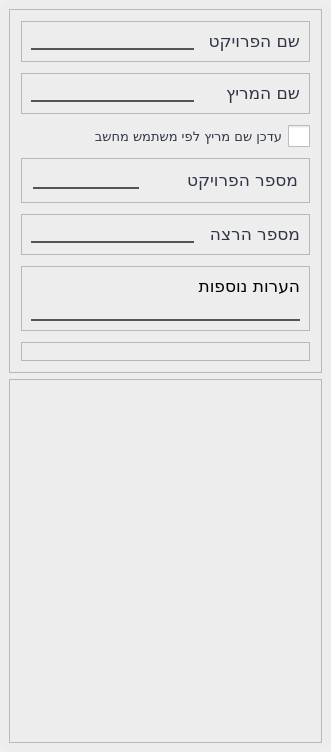
               <widget class="QWidget" name="p_general">
                <property name="geometry">
                 <rect>
                  <x>0</x>
                  <y>0</y>
                  <width>331</width>
                  <height>752</height>
                 </rect>
                </property>
                <property name="styleSheet">
                 <string notr="true">QFrame#p_f_general {
	border-radius: 12px;
	background-color: rgba(237, 237, 237,240);
}

QWidget#p_general{
background-color: rgb(42,48,63);

}</string>
                </property>
                <attribute name="icon">
                 <iconset resource="icons.qrc">
                  <normaloff>:/icons/icons-svg/info_black_24dp (1).svg</normaloff>:/icons/icons-svg/info_black_24dp (1).svg</iconset>
                </attribute>
                <attribute name="label">
                 <string>מידע כללי</string>
                </attribute>
                <layout class="QVBoxLayout" name="verticalLayout_10">
                 <property name="spacing">
                  <number>0</number>
                 </property>
                 <property name="leftMargin">
                  <number>0</number>
                 </property>
                 <property name="topMargin">
                  <number>0</number>
                 </property>
                 <property name="rightMargin">
                  <number>0</number>
                 </property>
                 <property name="bottomMargin">
                  <number>0</number>
                 </property>
                 <item>
                  <widget class="QFrame" name="p_f_general">
                   <property name="styleSheet">
                    <string notr="true"/>
                   </property>
                   <property name="frameShape">
                    <enum>QFrame::StyledPanel</enum>
                   </property>
                   <property name="frameShadow">
                    <enum>QFrame::Raised</enum>
                   </property>
                   <layout class="QVBoxLayout" name="verticalLayout_38">
                    <item>
                     <widget class="QFrame" name="f_general">
                      <property name="maximumSize">
                       <size>
                        <width>16777215</width>
                        <height>500</height>
                       </size>
                      </property>
                      <property name="layoutDirection">
                       <enum>Qt::RightToLeft</enum>
                      </property>
                      <property name="styleSheet">
                       <string notr="true"/>
                      </property>
                      <property name="frameShape">
                       <enum>QFrame::StyledPanel</enum>
                      </property>
                      <property name="frameShadow">
                       <enum>QFrame::Raised</enum>
                      </property>
                      <layout class="QVBoxLayout" name="verticalLayout_11">
                       <property name="spacing">
                        <number>11</number>
                       </property>
                       <property name="leftMargin">
                        <number>11</number>
                       </property>
                       <property name="topMargin">
                        <number>11</number>
                       </property>
                       <property name="rightMargin">
                        <number>11</number>
                       </property>
                       <property name="bottomMargin">
                        <number>11</number>
                       </property>
                       <item>
                        <widget class="QFrame" name="f_pro_name">
                         <property name="frameShape">
                          <enum>QFrame::StyledPanel</enum>
                         </property>
                         <property name="frameShadow">
                          <enum>QFrame::Raised</enum>
                         </property>
                         <layout class="QHBoxLayout" name="horizontalLayout_9">
                          <item>
                           <widget class="QLabel" name="l_pro_name">
                            <property name="sizePolicy">
                             <sizepolicy hsizetype="Fixed" vsizetype="Preferred">
                              <horstretch>0</horstretch>
                              <verstretch>0</verstretch>
                             </sizepolicy>
                            </property>
                            <property name="minimumSize">
                             <size>
                              <width>100</width>
                              <height>0</height>
                             </size>
                            </property>
                            <property name="font">
                             <font>
                              <family>Rubik</family>
                              <pointsize>13</pointsize>
                              <weight>50</weight>
                              <italic>false</italic>
                              <bold>false</bold>
                             </font>
                            </property>
                            <property name="styleSheet">
                             <string notr="true">color: rgb(48, 54, 69);</string>
                            </property>
                            <property name="text">
                             <string>שם הפרויקט</string>
                            </property>
                           </widget>
                          </item>
                          <item>
                           <widget class="QLineEdit" name="txt_pro_name">
                            <property name="sizePolicy">
                             <sizepolicy hsizetype="Expanding" vsizetype="Maximum">
                              <horstretch>0</horstretch>
                              <verstretch>0</verstretch>
                             </sizepolicy>
                            </property>
                            <property name="styleSheet">
                             <string notr="true">
QLineEdit{
  font: 12pt &quot;Rubik&quot;;
  color: rgba(59, 59, 59, 220);
  background-color: rgba(225, 225, 225, 0);
  border: none;
  border-bottom: 2px solid rgba(59, 59, 59, 220);
}


</string>
                            </property>
                            <property name="inputMask">
                             <string/>
                            </property>
                            <property name="text">
                             <string/>
                            </property>
                            <property name="alignment">
                             <set>Qt::AlignRight|Qt::AlignTrailing|Qt::AlignVCenter</set>
                            </property>
                           </widget>
                          </item>
                         </layout>
                        </widget>
                       </item>
                       <item>
                        <widget class="QFrame" name="f_author">
                         <property name="frameShape">
                          <enum>QFrame::StyledPanel</enum>
                         </property>
                         <property name="frameShadow">
                          <enum>QFrame::Raised</enum>
                         </property>
                         <layout class="QHBoxLayout" name="horizontalLayout_13">
                          <item>
                           <widget class="QLabel" name="l_author">
                            <property name="sizePolicy">
                             <sizepolicy hsizetype="Fixed" vsizetype="Preferred">
                              <horstretch>0</horstretch>
                              <verstretch>0</verstretch>
                             </sizepolicy>
                            </property>
                            <property name="minimumSize">
                             <size>
                              <width>100</width>
                              <height>0</height>
                             </size>
                            </property>
                            <property name="font">
                             <font>
                              <family>Rubik</family>
                              <pointsize>13</pointsize>
                              <weight>50</weight>
                              <italic>false</italic>
                              <bold>false</bold>
                             </font>
                            </property>
                            <property name="styleSheet">
                             <string notr="true">color: rgb(48, 54, 69);</string>
                            </property>
                            <property name="text">
                             <string>שם המריץ</string>
                            </property>
                           </widget>
                          </item>
                          <item>
                           <widget class="QLineEdit" name="txt_author">
                            <property name="sizePolicy">
                             <sizepolicy hsizetype="Expanding" vsizetype="Maximum">
                              <horstretch>0</horstretch>
                              <verstretch>0</verstretch>
                             </sizepolicy>
                            </property>
                            <property name="styleSheet">
                             <string notr="true">
QLineEdit{
  font: 12pt &quot;Rubik&quot;;
  color: rgba(59, 59, 59, 220);
  background-color: rgba(225, 225, 225, 0);
  border: none;
  border-bottom: 2px solid rgba(59, 59, 59, 220);
}


</string>
                            </property>
                            <property name="inputMask">
                             <string/>
                            </property>
                            <property name="text">
                             <string/>
                            </property>
                            <property name="alignment">
                             <set>Qt::AlignRight|Qt::AlignTrailing|Qt::AlignVCenter</set>
                            </property>
                           </widget>
                          </item>
                         </layout>
                        </widget>
                       </item>
                       <item>
                        <widget class="QCheckBox" name="check_get_username">
                         <property name="font">
                          <font>
                           <family>Rubik</family>
                           <pointsize>10</pointsize>
                           <weight>50</weight>
                           <italic>false</italic>
                           <bold>false</bold>
                          </font>
                         </property>
                         <property name="styleSheet">
                          <string notr="true">
 QCheckBox{
     font: 10pt &quot;Rubik&quot;;
     color: rgb(48, 54, 69);
}
 QCheckBox::indicator {
     width: 22px;
     height: 22px;
}
 QCheckBox::indicator:checked {
     image: url(:/icons/icons-svg/check_box_checked_2.svg);
}
 QCheckBox::indicator:unchecked {
     image: url(:/icons/icons-svg/check_box_2.svg);
}
 QCheckBox::indicator:checked:hover {
     image: url(:/icons/icons-svg/check_box_checked_2_hover.svg);
}
 QCheckBox::indicator:unchecked:hover {
     image: url(:/icons/icons-svg/check_box_2_hov.svg);
}
 QCheckBox::indicator:checked:pressed {
     image: url(:/icons/icons-svg/check_box_checked.svg);
}
 QCheckBox::indicator:unchecked:pressed {
     image: url(:/icons/icons-svg/check_box.svg);
}</string>
                         </property>
                         <property name="text">
                          <string>עדכן שם מריץ לפי משתמש מחשב</string>
                         </property>
                        </widget>
                       </item>
                       <item>
                        <widget class="QFrame" name="f_pro_num">
                         <property name="frameShape">
                          <enum>QFrame::StyledPanel</enum>
                         </property>
                         <property name="frameShadow">
                          <enum>QFrame::Raised</enum>
                         </property>
                         <layout class="QHBoxLayout" name="horizontalLayout_10">
                          <property name="leftMargin">
                           <number>11</number>
                          </property>
                          <property name="topMargin">
                           <number>11</number>
                          </property>
                          <property name="rightMargin">
                           <number>11</number>
                          </property>
                          <property name="bottomMargin">
                           <number>11</number>
                          </property>
                          <item>
                           <widget class="QLabel" name="l_pro_num">
                            <property name="sizePolicy">
                             <sizepolicy hsizetype="Expanding" vsizetype="Preferred">
                              <horstretch>0</horstretch>
                              <verstretch>0</verstretch>
                             </sizepolicy>
                            </property>
                            <property name="minimumSize">
                             <size>
                              <width>110</width>
                              <height>0</height>
                             </size>
                            </property>
                            <property name="font">
                             <font>
                              <family>Rubik</family>
                              <pointsize>13</pointsize>
                              <weight>50</weight>
                              <italic>false</italic>
                              <bold>false</bold>
                             </font>
                            </property>
                            <property name="styleSheet">
                             <string notr="true">color: rgb(48, 54, 69);</string>
                            </property>
                            <property name="text">
                             <string>מספר הפרויקט</string>
                            </property>
                           </widget>
                          </item>
                          <item>
                           <widget class="QLineEdit" name="txt_pro_num">
                            <property name="sizePolicy">
                             <sizepolicy hsizetype="Preferred" vsizetype="Maximum">
                              <horstretch>0</horstretch>
                              <verstretch>0</verstretch>
                             </sizepolicy>
                            </property>
                            <property name="styleSheet">
                             <string notr="true">
QLineEdit{
  font: 12pt &quot;Rubik&quot;;
  color: rgba(59, 59, 59, 220);
  background-color: rgba(225, 225, 225, 0);
  border: none;
  border-bottom: 2px solid rgba(59, 59, 59, 220);
}


</string>
                            </property>
                            <property name="inputMask">
                             <string/>
                            </property>
                            <property name="text">
                             <string/>
                            </property>
                            <property name="alignment">
                             <set>Qt::AlignRight|Qt::AlignTrailing|Qt::AlignVCenter</set>
                            </property>
                           </widget>
                          </item>
                         </layout>
                        </widget>
                       </item>
                       <item>
                        <widget class="QFrame" name="f_ver">
                         <property name="frameShape">
                          <enum>QFrame::StyledPanel</enum>
                         </property>
                         <property name="frameShadow">
                          <enum>QFrame::Raised</enum>
                         </property>
                         <layout class="QHBoxLayout" name="horizontalLayout_11">
                          <item>
                           <widget class="QLabel" name="l_ver">
                            <property name="sizePolicy">
                             <sizepolicy hsizetype="Fixed" vsizetype="Preferred">
                              <horstretch>0</horstretch>
                              <verstretch>0</verstretch>
                             </sizepolicy>
                            </property>
                            <property name="minimumSize">
                             <size>
                              <width>100</width>
                              <height>0</height>
                             </size>
                            </property>
                            <property name="font">
                             <font>
                              <family>Rubik</family>
                              <pointsize>13</pointsize>
                              <weight>50</weight>
                              <italic>false</italic>
                              <bold>false</bold>
                             </font>
                            </property>
                            <property name="styleSheet">
                             <string notr="true">color: rgb(48, 54, 69);</string>
                            </property>
                            <property name="text">
                             <string>מספר הרצה</string>
                            </property>
                           </widget>
                          </item>
                          <item>
                           <widget class="QLineEdit" name="txt_ver">
                            <property name="sizePolicy">
                             <sizepolicy hsizetype="Expanding" vsizetype="Maximum">
                              <horstretch>0</horstretch>
                              <verstretch>0</verstretch>
                             </sizepolicy>
                            </property>
                            <property name="styleSheet">
                             <string notr="true">
QLineEdit{
  font: 12pt &quot;Rubik&quot;;
  color: rgba(59, 59, 59, 220);
  background-color: rgba(225, 225, 225, 0);
  border: none;
  border-bottom: 2px solid rgba(59, 59, 59, 220);
}


</string>
                            </property>
                            <property name="inputMask">
                             <string/>
                            </property>
                            <property name="text">
                             <string/>
                            </property>
                            <property name="alignment">
                             <set>Qt::AlignRight|Qt::AlignTrailing|Qt::AlignVCenter</set>
                            </property>
                           </widget>
                          </item>
                         </layout>
                        </widget>
                       </item>
                       <item>
                        <widget class="QFrame" name="f_info">
                         <property name="frameShape">
                          <enum>QFrame::StyledPanel</enum>
                         </property>
                         <property name="frameShadow">
                          <enum>QFrame::Raised</enum>
                         </property>
                         <layout class="QVBoxLayout" name="verticalLayout_36">
                          <item>
                           <widget class="QLabel" name="l_info">
                            <property name="sizePolicy">
                             <sizepolicy hsizetype="Fixed" vsizetype="Preferred">
                              <horstretch>0</horstretch>
                              <verstretch>0</verstretch>
                             </sizepolicy>
                            </property>
                            <property name="minimumSize">
                             <size>
                              <width>100</width>
                              <height>0</height>
                             </size>
                            </property>
                            <property name="font">
                             <font>
                              <family>Rubik</family>
                              <pointsize>13</pointsize>
                              <weight>50</weight>
                              <italic>false</italic>
                              <bold>false</bold>
                             </font>
                            </property>
                            <property name="styleSheet">
                             <string notr="true"/>
                            </property>
                            <property name="text">
                             <string>הערות נוספות</string>
                            </property>
                           </widget>
                          </item>
                          <item>
                           <widget class="QLineEdit" name="txt_info">
                            <property name="sizePolicy">
                             <sizepolicy hsizetype="Expanding" vsizetype="Maximum">
                              <horstretch>0</horstretch>
                              <verstretch>0</verstretch>
                             </sizepolicy>
                            </property>
                            <property name="styleSheet">
                             <string notr="true">
QLineEdit{
  font: 12pt &quot;Rubik&quot;;
  color: rgba(59, 59, 59, 220);
  background-color: rgba(225, 225, 225, 0);
  border: none;
  border-bottom: 2px solid rgba(59, 59, 59, 220);
}


</string>
                            </property>
                            <property name="inputMask">
                             <string/>
                            </property>
                            <property name="text">
                             <string/>
                            </property>
                            <property name="alignment">
                             <set>Qt::AlignRight|Qt::AlignTrailing|Qt::AlignVCenter</set>
                            </property>
                           </widget>
                          </item>
                         </layout>
                        </widget>
                       </item>
                       <item>
                        <widget class="QFrame" name="frame_2">
                         <property name="frameShape">
                          <enum>QFrame::StyledPanel</enum>
                         </property>
                         <property name="frameShadow">
                          <enum>QFrame::Raised</enum>
                         </property>
                        </widget>
                       </item>
                      </layout>
                     </widget>
                    </item>
                    <item>
                     <widget class="QFrame" name="spacer">
                      <property name="frameShape">
                       <enum>QFrame::StyledPanel</enum>
                      </property>
                      <property name="frameShadow">
                       <enum>QFrame::Raised</enum>
                      </property>
                     </widget>
                    </item>
                   </layout>
                  </widget>
                 </item>
                </layout>
               </widget>
